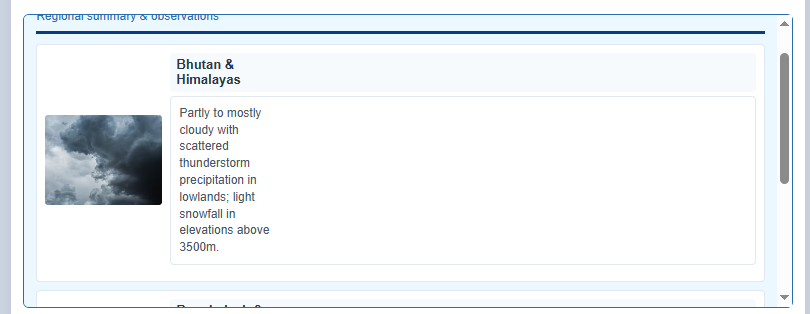
#> input picture issues/toGemini_issue.png, 810 x 314 px
$ python extract_image.py issues/toGemini_issue.png
#> lines starting #> are read from the running program, lines starting #| are printed output that depends on the picture
import cv2
import numpy as np
import argparse
import os
import sys

# --- Global Navigation State ---
win_w, win_h = 1280, 720
scale = 1.0
x_offset, y_offset = 0.0, 0.0
is_panning = False
start_pan_x, start_pan_y = 0, 0
needs_update = True

# --- Global Logic State ---
points = []
crop_counter = 1
original_image = None
display_image = None
output_dir = ""  # New variable to store the save location

# [33 lines left out: function extract_rectangle, not called in this run]

def render_view():
    global display_image, scale, x_offset, y_offset, win_w, win_h

    M = np.array([
        [scale, 0, -x_offset * scale],
        [0, scale, -y_offset * scale]
    ], dtype=np.float32)

    canvas = cv2.warpAffine(display_image, M, (win_w, win_h))
    cv2.imshow("Mouse Window", canvas)

# [59 lines left out: function mouse_callback, not called in this run]

# --- Main Application ---
if __name__ == "__main__":
    parser = argparse.ArgumentParser(description="Extract axis-aligned rectangular patches.")
    parser.add_argument("image_path", type=str, help="Path to the input image file")
    args = parser.parse_args()

    # 1. Resolve full path
    full_image_path = os.path.abspath(args.image_path)

    # 2. Extract folder path and file name
    img_dir = os.path.dirname(full_image_path)           # e.g., C:\Photos
    img_filename = os.path.basename(full_image_path)     # e.g., document.jpg
    img_name_no_ext = os.path.splitext(img_filename)[0]  # e.g., document

    # 3. Create the new output directory
    output_dir = os.path.join(img_dir, img_name_no_ext)
    os.makedirs(output_dir, exist_ok=True)               # Creates folder if it doesn't exist

    print(f"Output folder created/verified at: {output_dir}")

    # 4. Load the image
    original_image = cv2.imread(full_image_path)
#> original_image is the input picture: shape (314, 810, 3); mean B, G, R 244.6, 241.3, 237.4

    if original_image is None:
        print(f"Error: Could not load image at '{full_image_path}'")
        sys.exit(1)

    display_image = original_image.copy()

    # Calculate initial fit
    h, w = original_image.shape[:2]
#> h = 314; w = 810
    scale = min(win_w / w, win_h / h)
#> scale = 1.58
    scale = min(1.0, scale)
#> scale = 1
    x_offset = (w - (win_w / scale)) / 2
#> x_offset = -235
    y_offset = (h - (win_h / scale)) / 2
#> y_offset = -203

    cv2.namedWindow("Mouse Window", cv2.WINDOW_AUTOSIZE)
    cv2.setMouseCallback("Mouse Window", mouse_callback)

    print("\n--- INSTRUCTIONS ---")
    print("LEFT CLICK:          Place 4 points to form a perfect right-angled crop")
    print("RIGHT-CLICK & DRAG:  Pan around the image")
    print("SCROLL WHEEL:        Zoom In / Out")
    print("'c' KEY:             Clear current points & reset drawings")
    print("'q' or 'ESC' KEY:    Quit")
    print("--------------------\n")

    while True:
        if needs_update:
            render_view()
#> in render_view, `canvas = cv2.warpAffine(display_image, M, (win_w, win_h))`:
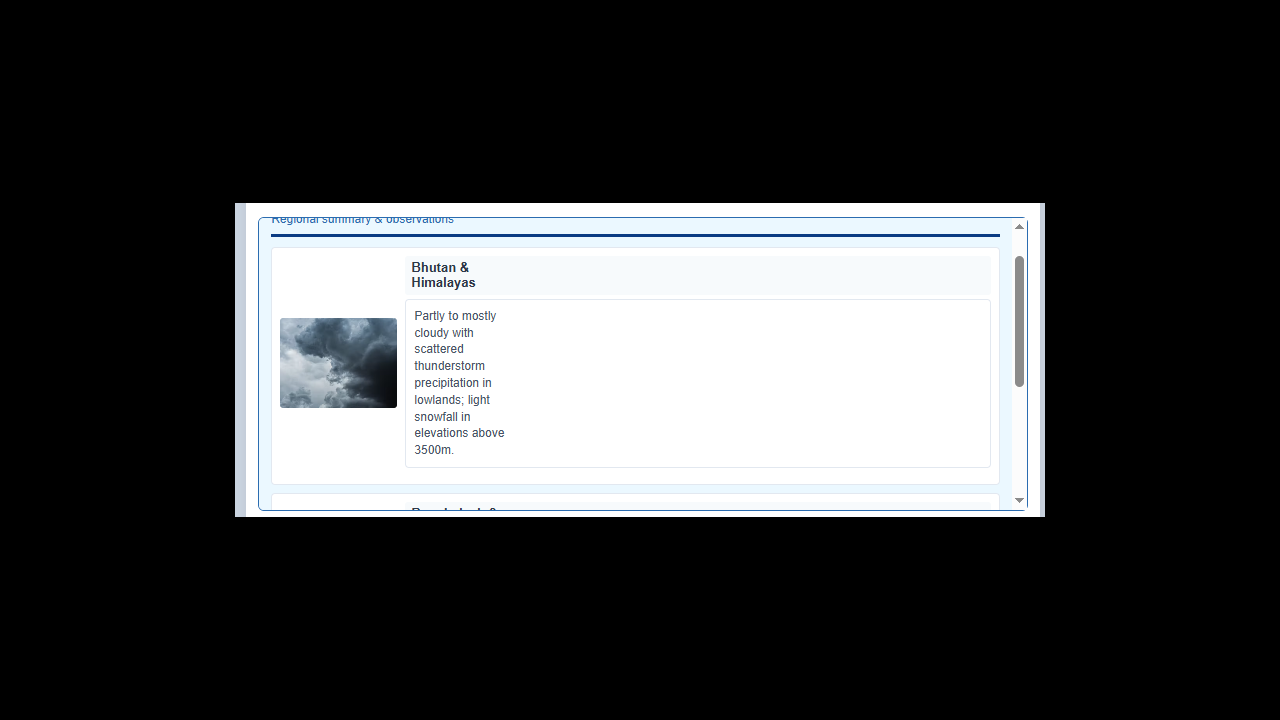
#> canvas: shape (720, 1280, 3); mean B, G, R 67.5, 66.6, 65.5
            needs_update = False

        key = cv2.waitKey(15) & 0xFF
#> (key q is pressed here)

        if key == ord('q') or key == 27:
            break

        elif key == ord('c'):
            display_image = original_image.copy()
            points = []
            needs_update = True

        elif key == ord('+') or key == ord('='):
            img_x = (win_w / 2 / scale) + x_offset
            img_y = (win_h / 2 / scale) + y_offset
            scale *= 1.25
            x_offset = img_x - (win_w / 2 / scale)
            y_offset = img_y - (win_h / 2 / scale)
            needs_update = True

        elif key == ord('-') or key == ord('_'):
            img_x = (win_w / 2 / scale) + x_offset
            img_y = (win_h / 2 / scale) + y_offset
            scale /= 1.25
            x_offset = img_x - (win_w / 2 / scale)
            y_offset = img_y - (win_h / 2 / scale)
            needs_update = True

    cv2.destroyAllWindows()
